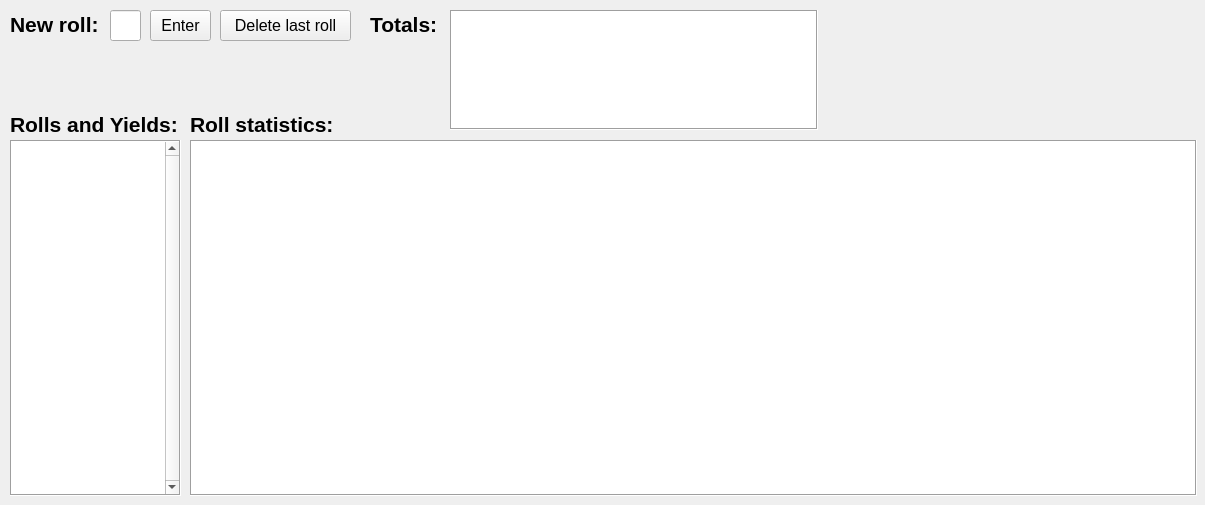
<?xml version="1.0" encoding="UTF-8"?>
<ui version="4.0">
 <class>MainWindow</class>
 <widget class="QMainWindow" name="MainWindow">
  <property name="geometry">
   <rect>
    <x>0</x>
    <y>0</y>
    <width>1205</width>
    <height>505</height>
   </rect>
  </property>
  <property name="minimumSize">
   <size>
    <width>1205</width>
    <height>505</height>
   </size>
  </property>
  <property name="maximumSize">
   <size>
    <width>1205</width>
    <height>505</height>
   </size>
  </property>
  <property name="windowTitle">
   <string notr="true">Catan Dice Tracker</string>
  </property>
  <widget class="QWidget" name="centralwidget">
   <widget class="QTableWidget" name="tableDiceStats">
    <property name="geometry">
     <rect>
      <x>190</x>
      <y>140</y>
      <width>1007</width>
      <height>356</height>
     </rect>
    </property>
    <property name="font">
     <font>
      <pointsize>10</pointsize>
     </font>
    </property>
    <property name="frameShape">
     <enum>QFrame::Shape::Box</enum>
    </property>
    <property name="lineWidth">
     <number>1</number>
    </property>
    <property name="verticalScrollBarPolicy">
     <enum>Qt::ScrollBarPolicy::ScrollBarAlwaysOff</enum>
    </property>
    <property name="horizontalScrollBarPolicy">
     <enum>Qt::ScrollBarPolicy::ScrollBarAlwaysOff</enum>
    </property>
    <property name="editTriggers">
     <set>QAbstractItemView::EditTrigger::NoEditTriggers</set>
    </property>
    <property name="tabKeyNavigation">
     <bool>false</bool>
    </property>
    <property name="showDropIndicator" stdset="0">
     <bool>false</bool>
    </property>
    <property name="dragDropOverwriteMode">
     <bool>false</bool>
    </property>
    <property name="alternatingRowColors">
     <bool>true</bool>
    </property>
    <property name="selectionMode">
     <enum>QAbstractItemView::SelectionMode::SingleSelection</enum>
    </property>
    <property name="selectionBehavior">
     <enum>QAbstractItemView::SelectionBehavior::SelectRows</enum>
    </property>
    <property name="supportedDragActions">
     <set>Qt::DropAction::IgnoreAction</set>
    </property>
    <attribute name="horizontalHeaderMinimumSectionSize">
     <number>10</number>
    </attribute>
    <attribute name="verticalHeaderVisible">
     <bool>false</bool>
    </attribute>
   </widget>
   <widget class="QLabel" name="labelRollStatsStatic">
    <property name="geometry">
     <rect>
      <x>190</x>
      <y>110</y>
      <width>146</width>
      <height>29</height>
     </rect>
    </property>
    <property name="font">
     <font>
      <pointsize>16</pointsize>
      <bold>true</bold>
     </font>
    </property>
    <property name="text">
     <string notr="true">Roll statistics:</string>
    </property>
   </widget>
   <widget class="QLabel" name="labelRollsStatic">
    <property name="geometry">
     <rect>
      <x>10</x>
      <y>110</y>
      <width>169</width>
      <height>29</height>
     </rect>
    </property>
    <property name="font">
     <font>
      <pointsize>16</pointsize>
      <bold>true</bold>
     </font>
    </property>
    <property name="text">
     <string notr="true">Rolls and Yields:</string>
    </property>
   </widget>
   <widget class="QLabel" name="labelNewRollStatic">
    <property name="geometry">
     <rect>
      <x>10</x>
      <y>10</y>
      <width>99</width>
      <height>29</height>
     </rect>
    </property>
    <property name="font">
     <font>
      <pointsize>16</pointsize>
      <bold>true</bold>
     </font>
    </property>
    <property name="text">
     <string notr="true">New roll:</string>
    </property>
   </widget>
   <widget class="QPushButton" name="buttonNewRoll">
    <property name="geometry">
     <rect>
      <x>150</x>
      <y>10</y>
      <width>61</width>
      <height>31</height>
     </rect>
    </property>
    <property name="font">
     <font>
      <pointsize>12</pointsize>
     </font>
    </property>
    <property name="text">
     <string notr="true">Enter</string>
    </property>
   </widget>
   <widget class="QLineEdit" name="lineNewRoll">
    <property name="geometry">
     <rect>
      <x>110</x>
      <y>10</y>
      <width>31</width>
      <height>31</height>
     </rect>
    </property>
    <property name="font">
     <font>
      <pointsize>12</pointsize>
     </font>
    </property>
    <property name="maxLength">
     <number>2</number>
    </property>
   </widget>
   <widget class="QPushButton" name="buttonDeleteLastRoll">
    <property name="geometry">
     <rect>
      <x>220</x>
      <y>10</y>
      <width>131</width>
      <height>31</height>
     </rect>
    </property>
    <property name="font">
     <font>
      <pointsize>12</pointsize>
     </font>
    </property>
    <property name="text">
     <string notr="true">Delete last roll</string>
    </property>
   </widget>
   <widget class="QTableWidget" name="tableRolls">
    <property name="geometry">
     <rect>
      <x>10</x>
      <y>140</y>
      <width>171</width>
      <height>356</height>
     </rect>
    </property>
    <property name="font">
     <font>
      <pointsize>10</pointsize>
     </font>
    </property>
    <property name="frameShape">
     <enum>QFrame::Shape::Box</enum>
    </property>
    <property name="verticalScrollBarPolicy">
     <enum>Qt::ScrollBarPolicy::ScrollBarAlwaysOn</enum>
    </property>
    <property name="horizontalScrollBarPolicy">
     <enum>Qt::ScrollBarPolicy::ScrollBarAlwaysOff</enum>
    </property>
    <property name="editTriggers">
     <set>QAbstractItemView::EditTrigger::NoEditTriggers</set>
    </property>
    <property name="tabKeyNavigation">
     <bool>false</bool>
    </property>
    <property name="showDropIndicator" stdset="0">
     <bool>false</bool>
    </property>
    <property name="dragDropOverwriteMode">
     <bool>false</bool>
    </property>
    <property name="alternatingRowColors">
     <bool>true</bool>
    </property>
    <property name="selectionMode">
     <enum>QAbstractItemView::SelectionMode::SingleSelection</enum>
    </property>
    <property name="selectionBehavior">
     <enum>QAbstractItemView::SelectionBehavior::SelectRows</enum>
    </property>
    <property name="supportedDragActions">
     <set>Qt::DropAction::IgnoreAction</set>
    </property>
    <attribute name="horizontalHeaderMinimumSectionSize">
     <number>10</number>
    </attribute>
    <attribute name="verticalHeaderVisible">
     <bool>true</bool>
    </attribute>
   </widget>
   <widget class="QLabel" name="labelPlayerTotalsStatic">
    <property name="geometry">
     <rect>
      <x>370</x>
      <y>10</y>
      <width>69</width>
      <height>29</height>
     </rect>
    </property>
    <property name="font">
     <font>
      <pointsize>16</pointsize>
      <bold>true</bold>
     </font>
    </property>
    <property name="text">
     <string notr="true">Totals:</string>
    </property>
   </widget>
   <widget class="QTableWidget" name="tableTotalStats">
    <property name="geometry">
     <rect>
      <x>450</x>
      <y>10</y>
      <width>368</width>
      <height>120</height>
     </rect>
    </property>
    <property name="font">
     <font>
      <pointsize>12</pointsize>
      <bold>true</bold>
     </font>
    </property>
    <property name="frameShape">
     <enum>QFrame::Shape::Box</enum>
    </property>
    <property name="lineWidth">
     <number>1</number>
    </property>
    <property name="verticalScrollBarPolicy">
     <enum>Qt::ScrollBarPolicy::ScrollBarAlwaysOff</enum>
    </property>
    <property name="horizontalScrollBarPolicy">
     <enum>Qt::ScrollBarPolicy::ScrollBarAlwaysOff</enum>
    </property>
    <property name="editTriggers">
     <set>QAbstractItemView::EditTrigger::NoEditTriggers</set>
    </property>
    <property name="tabKeyNavigation">
     <bool>false</bool>
    </property>
    <property name="showDropIndicator" stdset="0">
     <bool>false</bool>
    </property>
    <property name="dragDropOverwriteMode">
     <bool>false</bool>
    </property>
    <property name="alternatingRowColors">
     <bool>true</bool>
    </property>
    <property name="selectionMode">
     <enum>QAbstractItemView::SelectionMode::NoSelection</enum>
    </property>
    <property name="selectionBehavior">
     <enum>QAbstractItemView::SelectionBehavior::SelectItems</enum>
    </property>
    <property name="supportedDragActions">
     <set>Qt::DropAction::IgnoreAction</set>
    </property>
    <attribute name="horizontalHeaderMinimumSectionSize">
     <number>10</number>
    </attribute>
    <attribute name="verticalHeaderVisible">
     <bool>true</bool>
    </attribute>
   </widget>
  </widget>
 </widget>
 <resources/>
 <connections/>
</ui>
